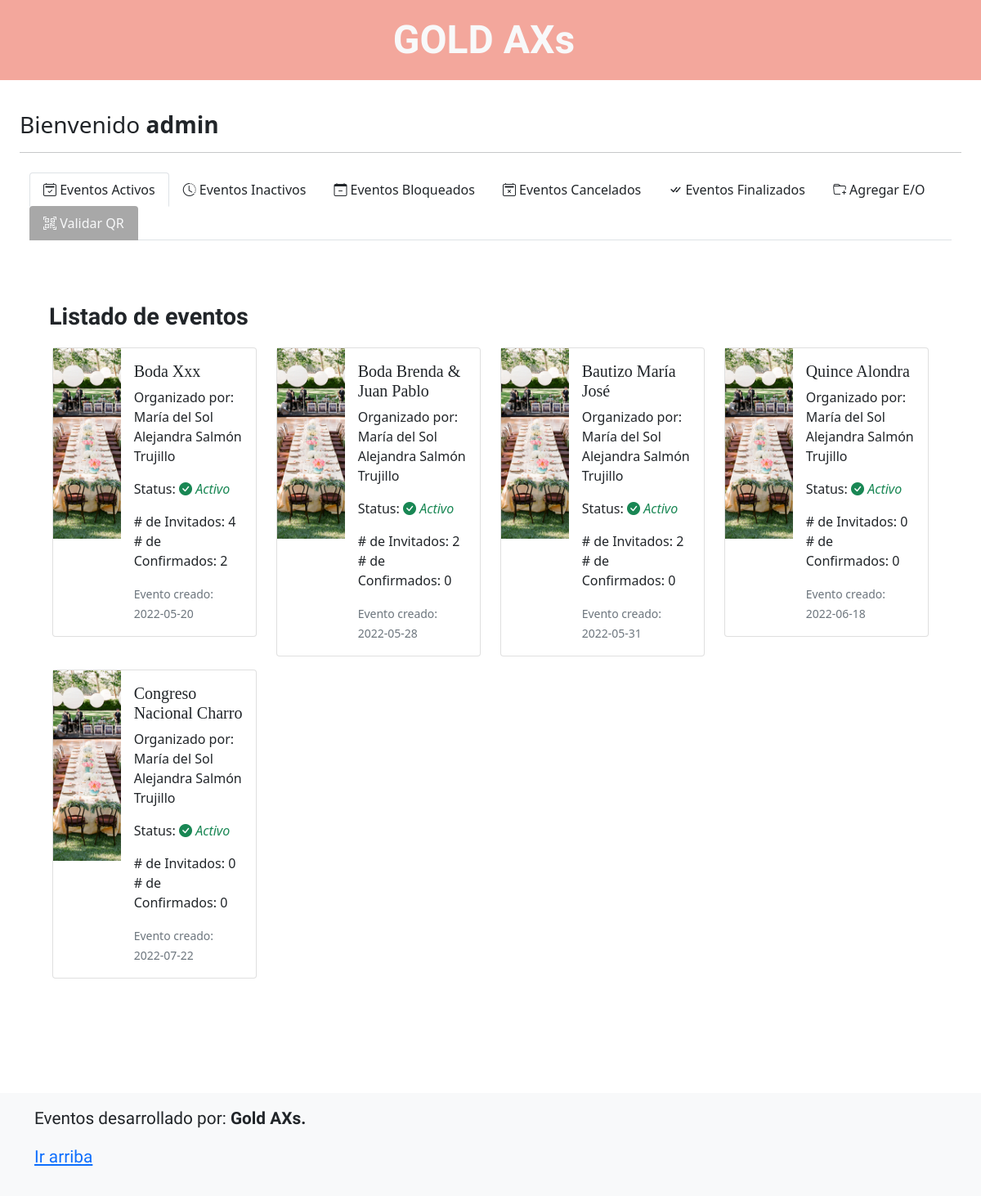
Page /index.php (signed in) on the earlier database version.
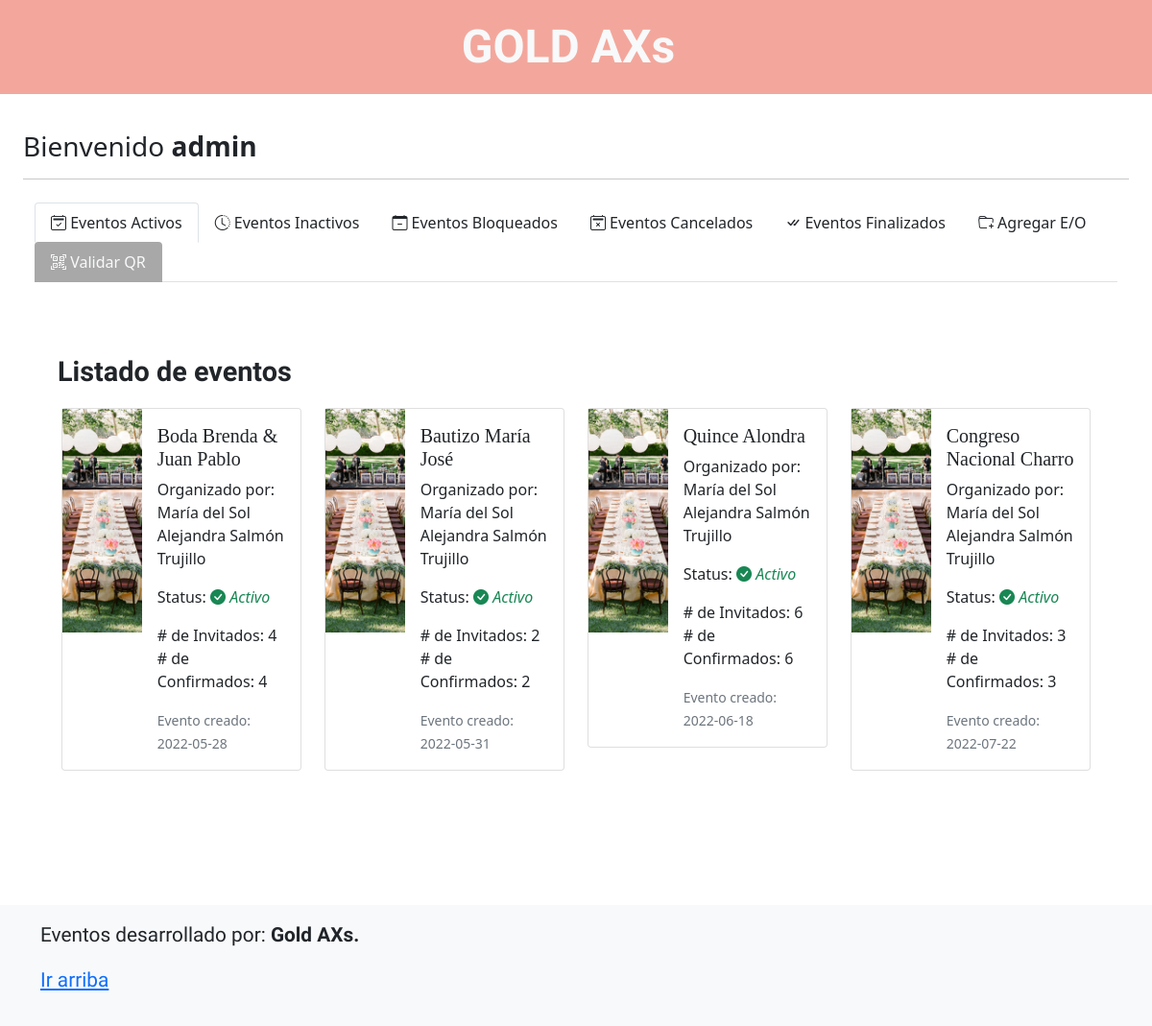
Same page on the later database version.
### tables this page shows
CREATE TABLE `eventos` (
  `id` int(11) NOT NULL,
  `nombre_e` varchar(50) NOT NULL,
  `tipo_e` int(11) NOT NULL,
  `no_invitados` int(11) NOT NULL,
  `no_confirmados` int(11) NOT NULL,
  `status_e` int(11) NOT NULL,
  `fecha_e` date NOT NULL,
  `id_organizador` int(11) NOT NULL
);

CREATE TABLE `organizadores` (
  `id` int(11) NOT NULL,
  `apellido_p` varchar(20) NOT NULL,
  `apellido_m` varchar(20) NOT NULL,
  `nombres` varchar(50) NOT NULL,
  `telefono` varchar(10) NOT NULL,
  `correo_e` varchar(50) NOT NULL,
  `rfc` varchar(13) NOT NULL,
  `razon_social` varchar(100) DEFAULT NULL
);

### prcd/query/qwery_eventos.php (called while the page is built, shortened)
<?php
$sqlEvent = "SELECT * FROM eventos WHERE id_organizador='$id' AND status_e = 1";
$sqlResultEvent = $conn->query($sqlEvent);
?>

### index.php (the view, shortened to what this page needs)
<?php
    $id = $_SESSION['id'];
    $nombre = $_SESSION['nombre'];
    include('prcd/qconn/qc.php');
?>
<!doctype html>
<html lang="es">
<head>
    <link rel="stylesheet" href="https://cdn.jsdelivr.net/npm/bootstrap-icons@1.8.1/font/bootstrap-icons.css">
    <link href="../assets/dist/css/bootstrap.min.css" rel="stylesheet">
    <link href="blog.css" rel="stylesheet">
    <link href="navbar-top-fixed.css" rel="stylesheet">
</head>
<nav class="navscroll navbar navbar-expand-md fixed-top" style="background-color:#f3a79c">
    <div class="container-fluid justify-content-center">
        <a class="navbar-brand text-light" style="font-size:3rem; font-family: 'Josefin Sans', sans-serif;" href="#"><strong>GOLD AXs </strong></a>
    </div>
</nav>
<body class="d-flex flex-column min-vh-100 mt-3">
    <main class="container-fluid w-100 mt-5 mb-5">
        <div class="container-fluid w-100 mb-3">
            <p class="h3">Bienvenido <strong><?php echo $nombre ?></strong></p>
            <hr>
            <nav class="navbar navbar-expand-md">
                <div class="container-fluid justify-content-center">
                    <div class="collapse navbar-collapse" id="navbarNav">
                        <ul class="nav nav-tabs">
                            <li class="nav-item">
                                <a class="nav-link text-dark active" aria-current="page" href="index.php"><i class="bi bi-calendar2-check"></i> Eventos Activos</a>
                            </li>
                            <li class="nav-item">
                                <a class="nav-link text-dark" href="e-inactivos.php"><i class="bi bi-clock-history"></i> Eventos Inactivos</a>
                            </li>
                            <li class="nav-item">
                                <a class="nav-link text-dark" href="e-bloqueados.php"><i class="bi bi-calendar-minus"></i> Eventos Bloqueados</a>
                            </li>
                            <li class="nav-item">
                                <a class="nav-link text-dark" href="e-cancelados.php"><i class="bi bi-calendar2-x"></i> Eventos Cancelados</a>
                            </li>
                            <li class="nav-item">
                                <a class="nav-link text-dark" href="e-finalizados.php"><i class="bi bi-check-all"></i> Eventos Finalizados</a>
                            </li>
                            <li class="nav-item">
                                <a class="nav-link text-dark" href="addnew.php"><i class="bi bi-folder-plus"></i> Agregar E/O</a>
                            </li>
                            <li class="nav-item">
                                <a href="qrvalidar.php" class="nav-link text-light" style="background-color: #A8A8A8"><i class="bi bi-qr-code-scan"></i> Validar QR</a>
                            </li>
                        </ul>
                    </div>
                </div>
            </nav>
        </div>
        <div class="p-4 p-md-5 mb-4 text-dark rounded">
            <div class="col-sm-6 px-0">
                <a style="font-size: 1.8rem; font-family: 'Josefin Sans', sans-serif;"><strong>Listado de
                        eventos</strong></a>
            </div>
            <div class="container-fluid rounded-3 p-1 mt-2">
                <div class="mt-1">
                    <div class="row">
                        <?php
                        include('prcd/query/qwery_eventos.php');
                        while ($rowSqlEvent = $sqlResultEvent->fetch_assoc()){
                            echo'
                            <div class="col-sm-3">
                                <a href="home_config.php?id='.$rowSqlEvent['id'].'" class="text-dark" style="text-decoration: none;">
                                <div class="card mb-3" style="max-width: 540px;">
                                    <div class="row g-0">
                                        <div class="col-sm-4">
                                            <img src="img/evento.png" style="width: 100%; height: 233px; object-fit: cover; object-position:center; background-repeat: no-repeat;" alt="...">
                                        </div>
                                        <div class="col-sm-8">
                                            <div class="card-body">
                                                <h5 class="card-title">'.$rowSqlEvent['nombre_e'].'</h5>';
                                                $idOrganizador = $rowSqlEvent['id_organizador'];
                                                $sqlOrganizador = "SELECT * FROM organizadores WHERE id = '$idOrganizador'";
                                                $sqlResultOrganizador = $conn->query($sqlOrganizador);
                                                $rowSqlOrganizador = $sqlResultOrganizador->fetch_assoc();
                                                echo '<p>Organizado por: '.$rowSqlOrganizador['nombres'].' '.$rowSqlOrganizador['apellido_p'].' '.$rowSqlOrganizador['apellido_m'].'</p>';
                                               if($rowSqlEvent['status_e'] == 1){
                                                    echo '<p class="card-text">Status: <i class="bi bi-check-circle-fill text-success"> Activo</i></p>';
                                                }
                                                else{
                                                    echo '<p class="card-text">Status: <i class="bi bi-check-circle-fill text-danger"> Inactivo</i></p>';
                                                }
                                                $idEvento = $rowSqlEvent['id'];
                                                $sqlContarEvento = "SELECT * FROM invitados WHERE id_evento = '$idEvento'";
                                                $sqlResultContarE = $conn->query($sqlContarEvento);
                                                $rowInvitado = $sqlResultContarE->num_rows;
                                                $sqlContarConfirmado = "SELECT * FROM invitados WHERE id_evento = '$idEvento' AND confirmacion = 1";
                                                $sqlResultContarConfirmado = $conn->query($sqlContarConfirmado);
                                                $rowConfirmado = $sqlResultContarConfirmado->num_rows;
                                                echo '<p class="card-text mt-0"># de Invitados: '.$rowInvitado.' <br># de Confirmados: '.$rowConfirmado.'</p>
                                                <p class="card-text"><small class="text-muted">Evento creado: '.$rowSqlEvent['fecha_e'].'</small></p>
                                            </div>
                                        </div>
                                    </div>
                                </div>
                                </a>
                            </div>';
                        }
                        ?>
                    </div>
                </div>
            </div>
        </div>
    </main>
    <footer class="footer mt-auto py-3 bg-light"
        style="font-size:1.3rem; font-family: 'Josefin Sans', sans-serif;">
        <div class="container">
            <p>Eventos desarrollado por: <strong>Gold AXs.</strong>
            </p>
            <p>
                <a href="#">Ir arriba</a>
            </p>
        </div>
    </footer>
</body>
</html>

### blog.css (style rules this page uses)
h1, h2, h3, h4, h5, h6 { font-family: "Playfair Display", Georgia, "Times New Roman", serif; }

### navbar-top-fixed.css (style rules this page uses)
body { min-height: 75rem; padding-top: 4.5rem; }

### index.php (style rules this page uses)
.navbar-brand { color: #7B8DAB; }
.navscroll { background-color: rgba(0, 0, 0, 0.9); color: yellow; transition: background-color 500ms, color 500ms; text-decoration: none; }

Differences in the rows shown:
no longer on this page (row edited): eventos: nombre_e "Boda Xxx", id_organizador.nombres "María del Sol Alejandra", id_organizador.apellido_p "Salmón", id_organizador.apellido_m "Trujillo", shows "Status:", status_e "Activo", rowInvitado "4", rowConfirmado "2", fecha_e "2022-05-20"
computed for eventos "Boda Brenda & Juan Pablo": rowInvitado "2" → "4"; rowConfirmado "0" → "4"
computed for eventos "Bautizo María José": rowConfirmado "0" → "2"
computed for eventos "Quince Alondra": rowInvitado "0" → "6"; rowConfirmado "0" → "6"
computed for eventos "Congreso Nacional Charro": rowInvitado "0" → "3"; rowConfirmado "0" → "3"
